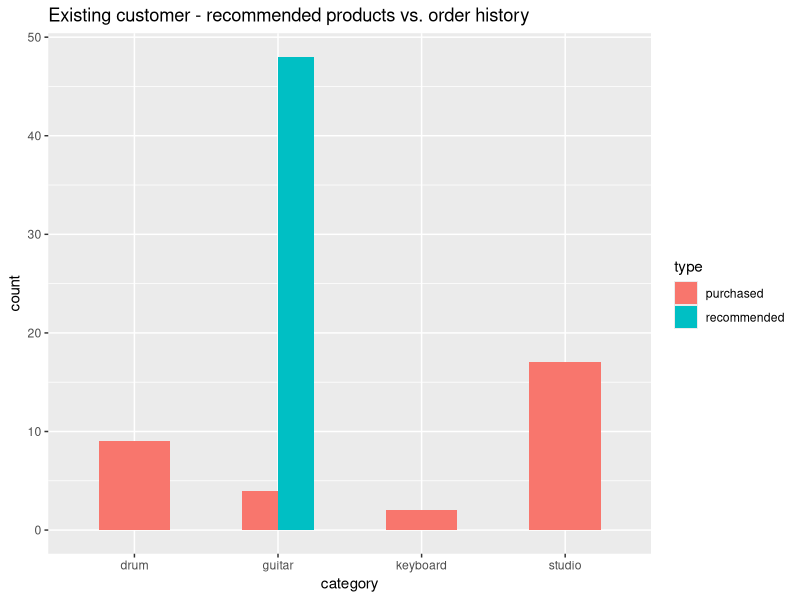
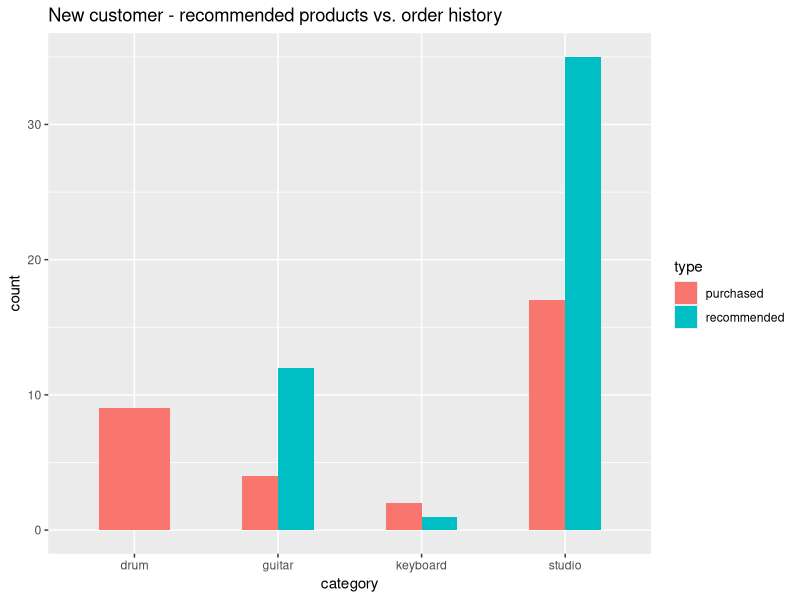

These figures' R source, in order:
## ---- chunk 1

# Init
knitr::opts_chunk$set(warning = FALSE, message = FALSE)
knitr::opts_chunk$set(echo = TRUE)
options(dplyr.summarise.inform = FALSE)
library(tidyverse)
library(kableExtra)

## ---- chunk 2

# Read tsv of purchases
purch <- read.delim("sweetwater_purchases.txt", header = F)
purch <- purch %>% rename(item = V1, category = V5) %>%
  select(item, category)

# Create data frame for customer recommendations
recommend <- data.frame(matrix(vector(), 0, 4), stringsAsFactors=F)

# Read tsv's of existing customer recommended items.
# Items will be in six files:
# 1. Existing customer - new arrivals
# 2. Existing customer - top deals
# 3. Existing customer - what's hot
# 4. New customer - new arrivals
# 5. New customer - top deals
# 6. New customer - what's hot
recommend <- read.delim("sweetwater_existing_newarr.txt", header = F)
recommend <- recommend %>%
  rename(item = V1, category = V2) %>%
  mutate(page = "new arrivals", customer = "existing")
tmp <- read.delim("sweetwater_existing_deals.txt", header = F)
tmp <- tmp %>%
  rename(item = V1, category = V2) %>%
  mutate(page = "top deals", customer = "existing")
recommend <- bind_rows(recommend, tmp)
tmp <- read.delim("sweetwater_existing_hot.txt", header = F)
tmp <- tmp %>%
  rename(item = V1, category = V2) %>%
  mutate(page = "what's hot", customer = "existing")
recommend <- bind_rows(recommend, tmp)
tmp <- read.delim("sweetwater_new_newarr.txt", header = F)
tmp <- tmp %>%
  rename(item = V1, category = V2) %>%
  mutate(page = "new arrivals", customer = "new")
recommend <- bind_rows(recommend, tmp)
tmp <- read.delim("sweetwater_new_deals.txt", header = F)
tmp <- tmp %>%
  rename(item = V1, category = V2) %>%
  mutate(page = "top deals", customer = "new")
recommend <- bind_rows(recommend, tmp)
tmp <- read.delim("sweetwater_new_hot.txt", header = F)
tmp <- tmp %>%
  rename(item = V1, category = V2) %>%
  mutate(page = "what's hot", customer = "new")
recommend <- bind_rows(recommend, tmp)
recommend <- recommend %>%
  arrange(customer, page, category, item)

# Display tables
kable(purch, caption = 
  "<i><font color=#000000><b>Table 1.</b> Purchase history.</font></i>") %>% 
  kable_styling(latex_options = "striped")
kable(recommend, caption = 
  "<i><font color=#000000><b>Table 1.</b> Recommended products.</font></i>") %>% 
  kable_styling(latex_options = "striped")

## ---- chunk 3

# Purchase history summary
tmp_purch <- purch %>% group_by(category) %>%
  summarise(count = n()) %>%
  mutate(type = "purchased")

# Recommended products summary
tmp_existing <- recommend %>%
  filter(customer == "existing") %>%
  group_by(category) %>%
  summarize(count = n()) %>%
  mutate(type = "recommended")

# Merge together for plot
merged_existing <- tmp_purch %>%
  bind_rows(tmp_existing)

# Plot existing customer recommendations
merged_existing %>% ggplot() +
  geom_bar(aes(x = category, y = count, fill = type), stat = "identity", position = "dodge", width = 0.5) +
  ggtitle("Existing customer - recommended products vs. order history")

# Recommended products summary
tmp_new <- recommend %>%
  filter(customer == "new") %>%
  group_by(category) %>%
  summarize(count = n()) %>%
  mutate(type = "recommended")

# Merge together for plot
merged_new <- tmp_purch %>%
  bind_rows(tmp_new)

# Plot existing customer recommendations
merged_new %>% ggplot() +
  geom_bar(aes(x = category, y = count, fill = type), stat = "identity", position = "dodge", width = 0.5) +
  ggtitle("New customer - recommended products vs. order history")
